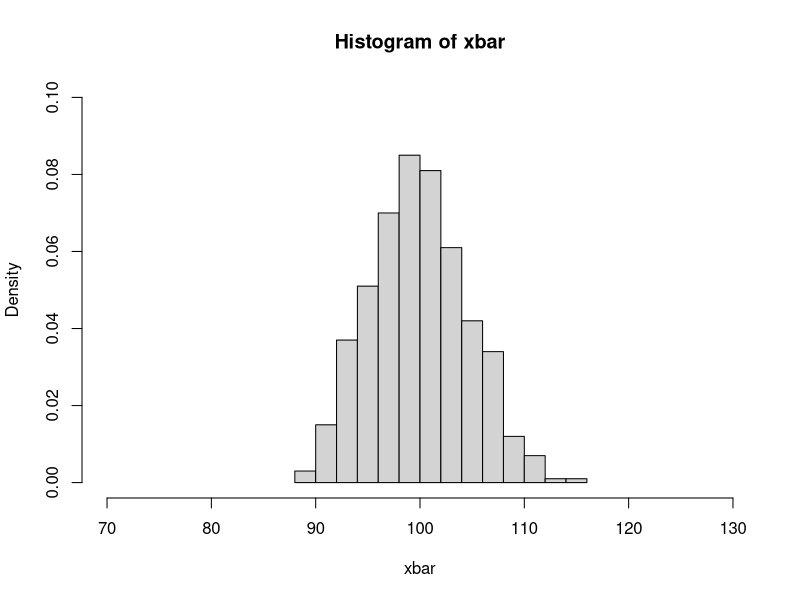

This chart was generated by the following R code:
# We can design an experiment to see how the Central Limit Theorem applies practically. 
# Execute the following commands in R:
  
## Initialize the variables we will use: ##
# mean
mu <- 100
# standard deviation of the normal distribution we will use
sigma <- 10
# sample size
n <- 5
# xbar is the vector (array) of size numSims, in which we will put sample means.
numSims <- 500
xbar <- rep(0,numSims)

## Generate a sample of size n and compute the mean of the sample. ##
# rnorm - generates multivariate normal random variables in the space 
# n - number of data sets to be simulated
for (i in 1:numSims) {
  xbar[i]=mean(rnorm(n,mean=mu,sd=sigma))
}

# Plot a histogram of the distribution of the sample means:
hist(xbar,prob=TRUE,breaks=12,xlim=c(70,130),ylim=c(0,0.1))